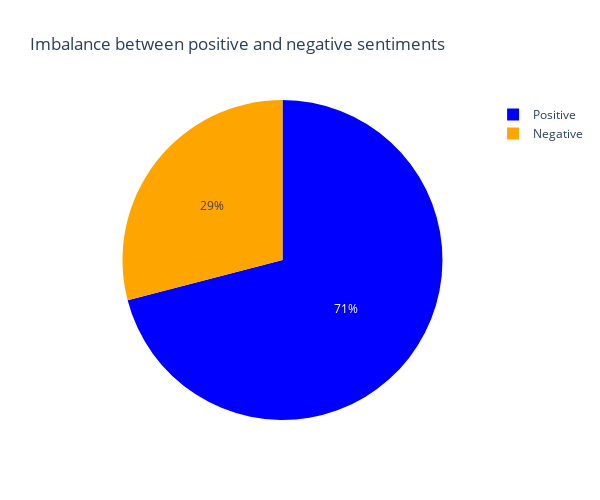

The code cell stored with this chart in its notebook:
### Code cell
labels=['Positive', 'Negative']

pos_or_neg = dataframe['Sentiment'].value_counts().tolist()
values = [pos_or_neg[0], pos_or_neg[1]]

fig = px.pie(values=dataframe['Sentiment'].value_counts(), 
             names=labels , width=600, height=500, 
             color_discrete_sequence=['blue', 'orange'],
             title="Imbalance between positive and negative sentiments")
fig.show()

### Figure 1 — Plotly figure (JSON) as saved in the notebook; plotly's stock layout.template omitted (floating-point values rounded to 4 significant figures)
{"data": [{"domain": {"x": [0, 1], "y": [0, 1]}, "hovertemplate": "label=%{label}<br>value=%{value}<extra></extra>", "labels": ["Positive", "Negative"], "legendgroup": "", "name": "", "showlegend": true, "type": "pie", "values": [1559, 638]}], "layout": {"height": 500, "legend": {"tracegroupgap": 0}, "piecolorway": ["blue", "orange"], "title": {"text": "Imbalance between positive and negative sentiments"}, "width": 600}}
